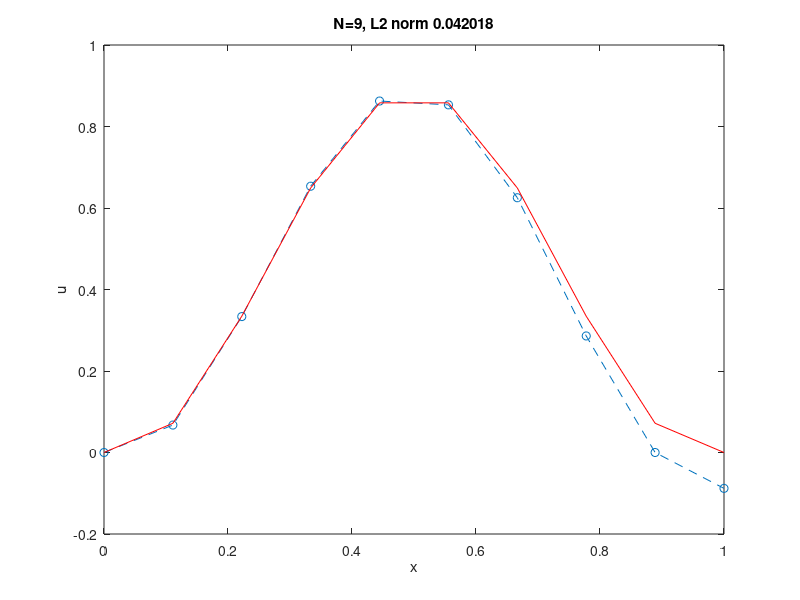
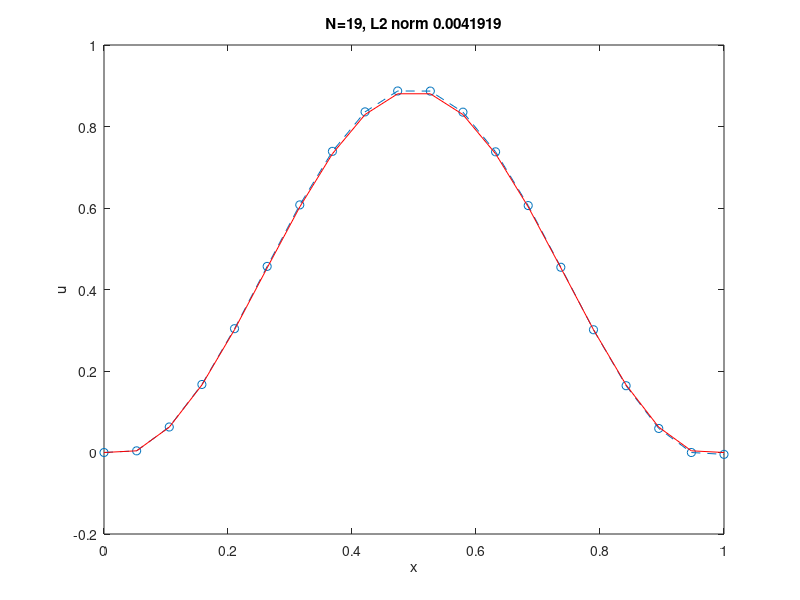
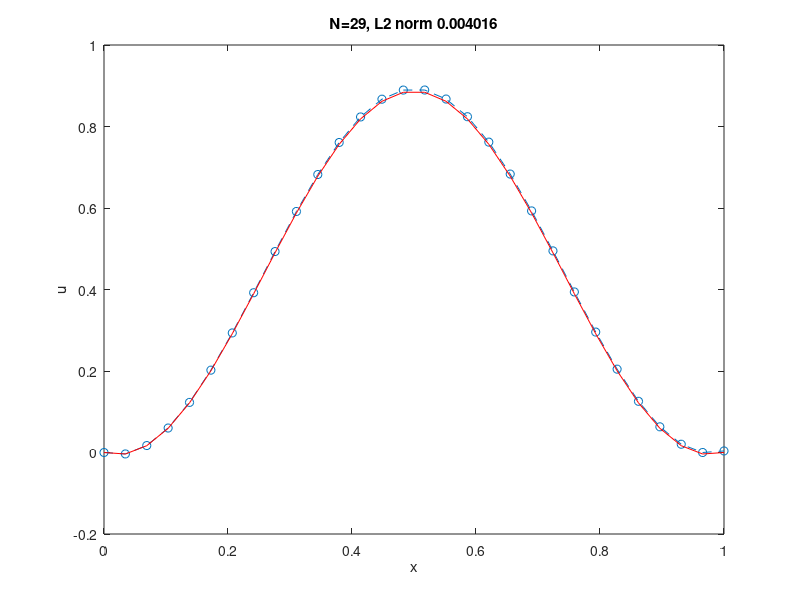

Recreate these plots in MATLAB, in order.
clear all

%Godfred
nvals = [9 19 29];
%end Godfred

ntest = length(nvals);
hvals = zeros(ntest,1);  % to hold h values
E = zeros(ntest,1);
for jtest=1:ntest
    N=nvals(jtest);
    hvals(jtest)=1/nvals(jtest);
    h=hvals(jtest);
    x=(1:N)'*h;
    
    %f=x.*(1-x)
    %   GODFRED f
    f=-(cos(pi*x)).^2 - 2*pi^2*cos(2*pi*x);
    % end  Godfred f
    
    beta=0;
    e=exp(1);
    
    %exactu=3/2*exp(x-1)+2*exp(-x)-3/2*exp(-x-1)-x.^2+x-2
    %  Godfred exactu
    exactu = exp(x)/(1+e) + e*exp(-x)/(1+e) - (cos(pi*x)).^2;
    %end Godfred
    
    A=zeros(N,N);
    for i=1:N-1
        A(i,i)=2/h+2*h/3;
        A(i,i+1)=-1/h+h/6;
        A(i+1,i)=-1/h+h/6;
    end
    A(N,N)=1/h+h/3+1;
    
    %  Godfred
    %A(1,1) = 0;
    A(N,N) = 0;
    %end Godfred
    
    b=h*f;
    b(N)=b(N)/2+beta;
    
    %  Godfred
    %b(1) = 0;
    b(N) = 0;
    % end
    
    
    c=A\b;
    [0;c];
    for i=1:N
        L2(i)=(exactu(i)-c(i)).^2;
    end
    L2norm(1)=0;
    for i=1:(N-1)
        L2norm(i+1)=L2norm(1)+L2(i+1);
    end
    E(jtest)=sqrt(L2norm(N));
    figure(jtest)
    plot([0;x],[0;c],'--o',[0;x],[0;exactu],'r-')
    % hold on
    %legend('FEM','exact',1);
    
    %Godfred comment out
    %axis([0 1 0 0.1])
    
    xlabel('x')
    ylabel('u')
    title(['N=',num2str(N),', L2 norm ',num2str(sqrt(h)*norm(c-exactu,2))])
    % hold on
end
%figure(4)
%error_table
[hvals, E]
%error_log
[hvals, log(E)]